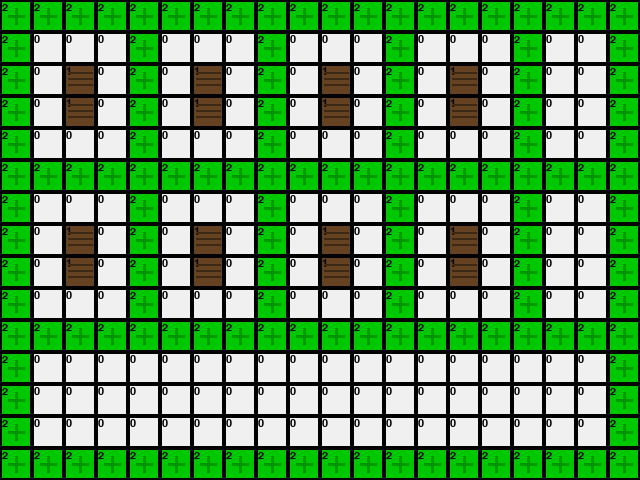

This game map was drawn from its Tiled (.tmx) file and the tilesets committed beside it. A one-line description and the full map source follow:
An orthogonal 20x15 tile map with 32x32 px tiles, 1 tile layer (Ground) and 3 objects (depot, inbound, picking).

<map version="1.0" orientation="orthogonal" renderorder="right-down" width="20" height="15" tilewidth="32" tileheight="32" nextlayerid="3" nextobjectid="4">
 <tileset firstgid="1" name="warehouse_simple" tilewidth="32" tileheight="32" tilecount="3" columns="3">
  <image source="warehouse_tileset.png" width="96" height="32" />
  <tile id="0">
   <properties>
    <property name="walkable" value="true" />
    <property name="type" value="floor" />
   </properties>
  </tile>
  <tile id="1">
   <properties>
    <property name="walkable" value="false" />
    <property name="type" value="rack" />
   </properties>
  </tile>
  <tile id="2">
   <properties>
    <property name="walkable" value="true" />
    <property name="type" value="corridor" />
   </properties>
  </tile>
 </tileset>
 <layer id="1" name="Ground" width="20" height="15">
  <data encoding="csv">
3,3,3,3,3,3,3,3,3,3,3,3,3,3,3,3,3,3,3,3,
3,1,1,1,3,1,1,1,3,1,1,1,3,1,1,1,3,1,1,3,
3,1,2,1,3,1,2,1,3,1,2,1,3,1,2,1,3,1,1,3,
3,1,2,1,3,1,2,1,3,1,2,1,3,1,2,1,3,1,1,3,
3,1,1,1,3,1,1,1,3,1,1,1,3,1,1,1,3,1,1,3,
3,3,3,3,3,3,3,3,3,3,3,3,3,3,3,3,3,3,3,3,
3,1,1,1,3,1,1,1,3,1,1,1,3,1,1,1,3,1,1,3,
3,1,2,1,3,1,2,1,3,1,2,1,3,1,2,1,3,1,1,3,
3,1,2,1,3,1,2,1,3,1,2,1,3,1,2,1,3,1,1,3,
3,1,1,1,3,1,1,1,3,1,1,1,3,1,1,1,3,1,1,3,
3,3,3,3,3,3,3,3,3,3,3,3,3,3,3,3,3,3,3,3,
3,1,1,1,1,1,1,1,1,1,1,1,1,1,1,1,1,1,1,3,
3,1,1,1,1,1,1,1,1,1,1,1,1,1,1,1,1,1,1,3,
3,1,1,1,1,1,1,1,1,1,1,1,1,1,1,1,1,1,1,3,
3,3,3,3,3,3,3,3,3,3,3,3,3,3,3,3,3,3,3,3
  </data>
 </layer>
 <objectgroup id="2" name="Objects">
  <object id="1" name="Depot_Main" type="depot" x="576" y="416" width="64" height="32" />
  <object id="2" name="Inbound_Main" type="inbound" x="32" y="32" width="64" height="32" />
  <object id="3" name="Picking_A1" type="picking" x="96" y="96" width="32" height="32" />
 </objectgroup>
</map>